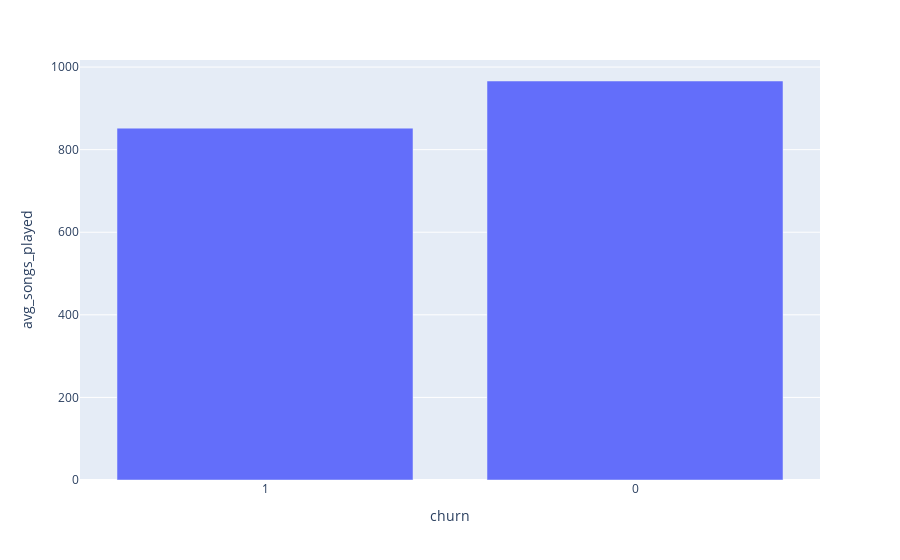

Notebook code cell kept with this figure:
### Code cell
import plotly.express as px

fig = px.bar(av_song_df, x='churn', y='avg_songs_played')
fig.show()

### Figure 1 — Plotly figure (JSON) as saved in the notebook; plotly's stock layout.template omitted (floating-point values rounded to 4 significant figures)
{"data": [{"alignmentgroup": "True", "hovertemplate": "churn=%{x}<br>avg_songs_played=%{y}<extra></extra>", "legendgroup": "", "marker": {"color": "#636efa"}, "name": "", "offsetgroup": "", "orientation": "v", "showlegend": false, "textposition": "auto", "type": "bar", "x": ["1", "0"], "xaxis": "x", "y": [852.1, 966.2], "yaxis": "y"}], "layout": {"barmode": "relative", "legend": {"tracegroupgap": 0}, "margin": {"t": 60}, "xaxis": {"anchor": "y", "domain": [0.0, 1.0], "title": {"text": "churn"}}, "yaxis": {"anchor": "x", "domain": [0.0, 1.0], "title": {"text": "avg_songs_played"}}}}
